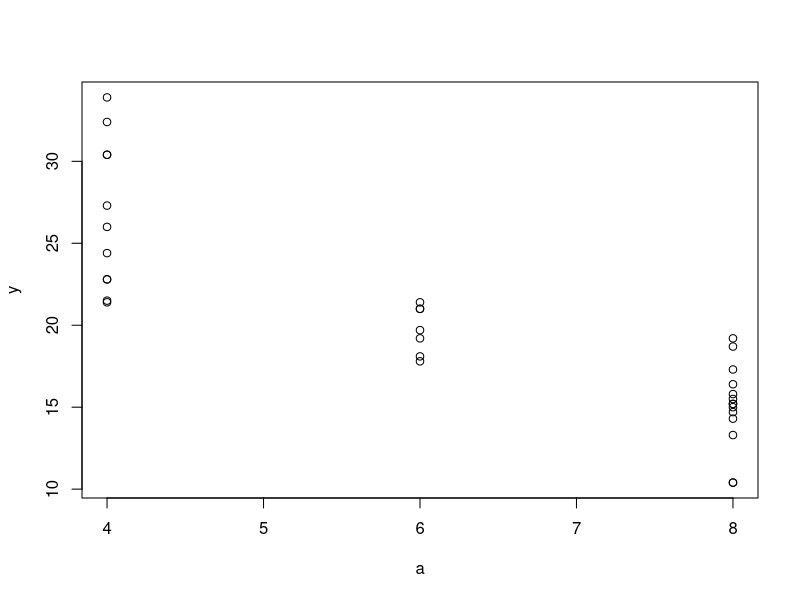
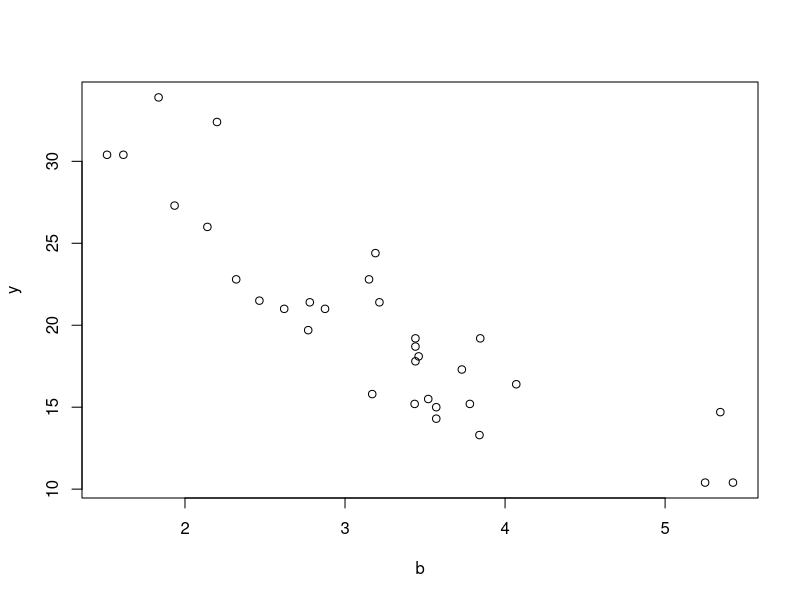
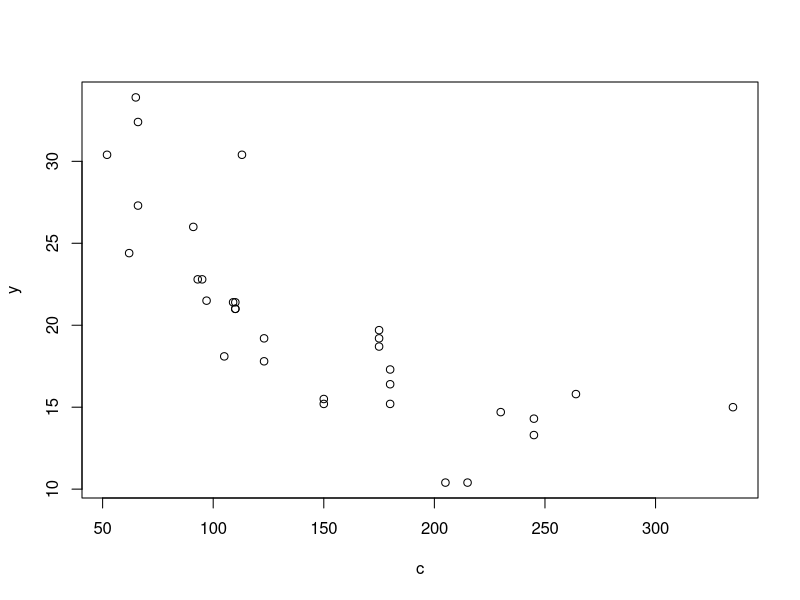
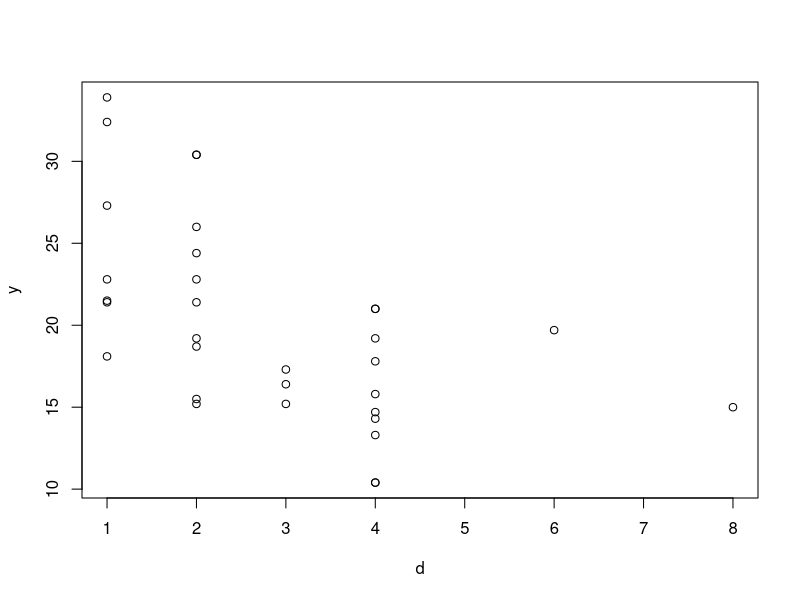
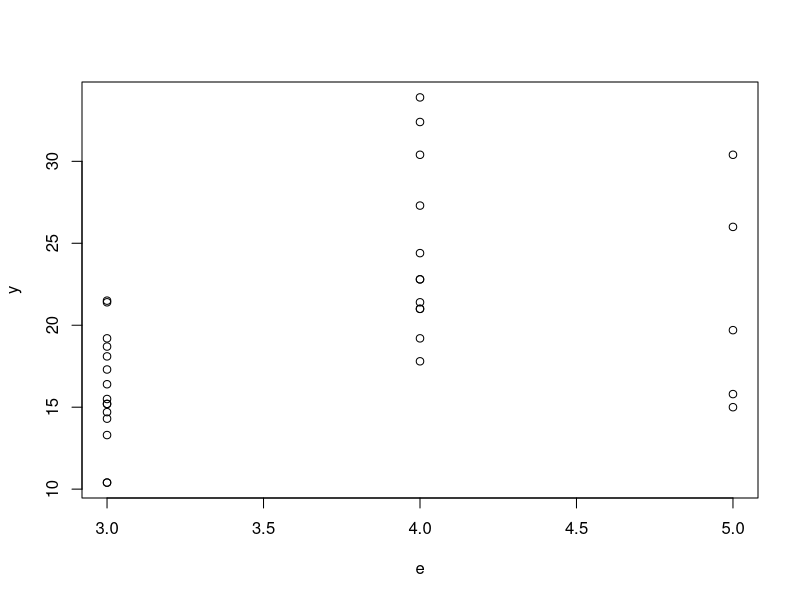

Write R code to recreate these figures, in order.
# Import packages
library(sqldf)
library(psych)

# Calculate sum of tow numbers
2+3


#x=5
#y=10
#z=x+y
#z

# Load Data set
data()

# Load Dara
mtcars

# Calculate no of rows
nrow(mtcars)

# Calculate no of cols
ncol(mtcars)

# Calculate dimension of table
dim(mtcars)

# Find column names
colnames(mtcars)

# Find row names
rownames(mtcars)

# Assign mpg value to variable y
y=mtcars$mpg
y

# Calculate mean, median and standard deviation
mean(y)
median(y)
sd(y)

# Assign cyl value to variable a
a=mtcars$cyl
a

# Calculate correlation between a & y
cor(a,y)

# plot graph of correlation
plot(a,y)

# Assign wt value to variable b
b=mtcars$wt
b
cor(b,y)
plot(b,y)

# Assign hp value to variable c
c=mtcars$hp
cor(c,y)
plot(c,y)

# Assign carb value to variable d
d=mtcars$carb
cor(d,y)
plot(d,y)

# Assign gear value to variable e
e=mtcars$gear
cor(e,y)
plot(e,y)

# Linear Regression
linreg=lm(y~a+b+c+d+e)
linreg

#To Calculate R square value
summary(linreg)$r.squared
